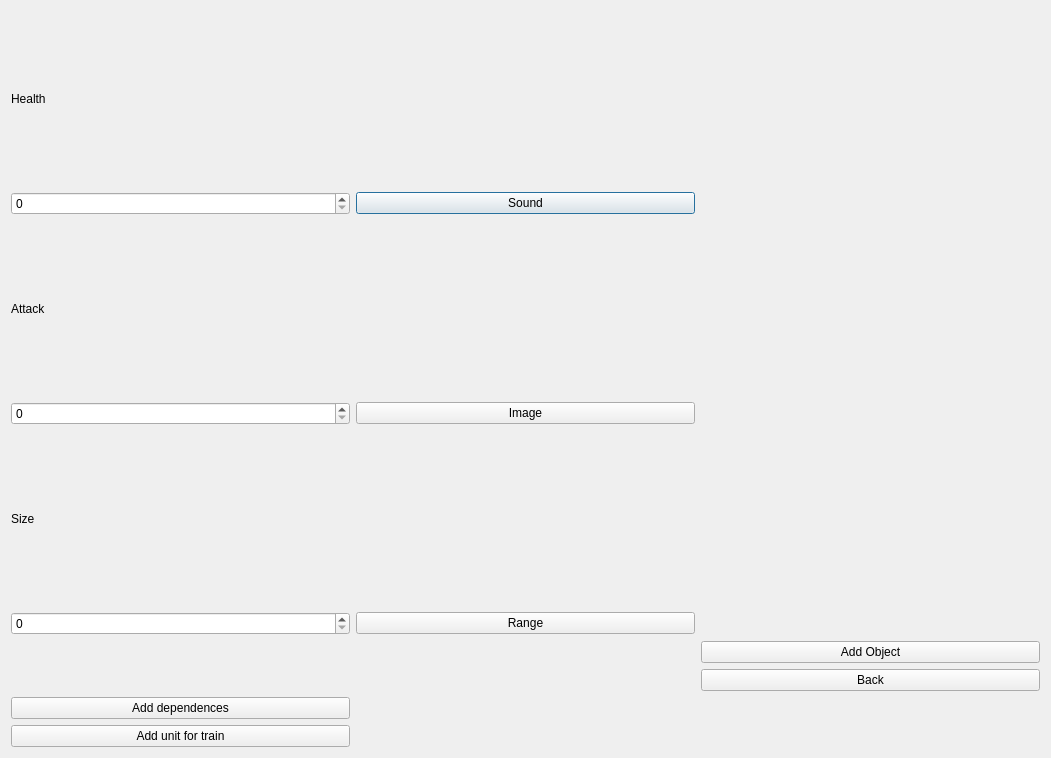
<?xml version="1.0" encoding="UTF-8"?>
<ui version="4.0">
 <class>buildingEditor</class>
 <widget class="QDialog" name="BuildingEditor">
  <property name="geometry">
   <rect>
    <x>0</x>
    <y>0</y>
    <width>1051</width>
    <height>758</height>
   </rect>
  </property>
  <property name="windowTitle">
   <string>Dialog</string>
  </property>
  <layout class="QGridLayout" name="gridLayout">
   <item row="0" column="0">
    <widget class="QLabel" name="healthLabel">
     <property name="text">
      <string>Health</string>
     </property>
    </widget>
   </item>
   <item row="2" column="0">
    <widget class="QLabel" name="attackLabel">
     <property name="text">
      <string>Attack</string>
     </property>
    </widget>
   </item>
   <item row="1" column="0">
    <widget class="QSpinBox" name="healthSpinBox"/>
   </item>
   <item row="1" column="1">
    <widget class="QPushButton" name="soundButton_7">
     <property name="text">
      <string>Sound</string>
     </property>
    </widget>
   </item>
   <item row="8" column="2">
    <widget class="QPushButton" name="addObjButton">
     <property name="text">
      <string>Add Object</string>
     </property>
    </widget>
   </item>
   <item row="9" column="2">
    <widget class="QPushButton" name="backButton">
     <property name="text">
      <string>Back</string>
     </property>
    </widget>
   </item>
   <item row="11" column="0">
    <widget class="QPushButton" name="dependencesButton_2">
     <property name="text">
      <string>Add unit for train</string>
     </property>
    </widget>
   </item>
   <item row="0" column="2" rowspan="5">
    <widget class="QLabel" name="imageLabel">
     <property name="text">
      <string/>
     </property>
    </widget>
   </item>
   <item row="10" column="0">
    <widget class="QPushButton" name="dependencesButton">
     <property name="text">
      <string>Add dependences</string>
     </property>
    </widget>
   </item>
   <item row="3" column="0">
    <widget class="QSpinBox" name="attackSpinBox"/>
   </item>
   <item row="3" column="1">
    <widget class="QPushButton" name="imageButton">
     <property name="text">
      <string>Image</string>
     </property>
    </widget>
   </item>
   <item row="4" column="0">
    <widget class="QLabel" name="sizeLabel">
     <property name="text">
      <string>Size</string>
     </property>
    </widget>
   </item>
   <item row="5" column="1">
    <widget class="QPushButton" name="rangeButton">
     <property name="text">
      <string>Range</string>
     </property>
    </widget>
   </item>
   <item row="5" column="0">
    <widget class="QSpinBox" name="sizeSpinBox"/>
   </item>
  </layout>
 </widget>
 <resources/>
 <connections/>
</ui>
